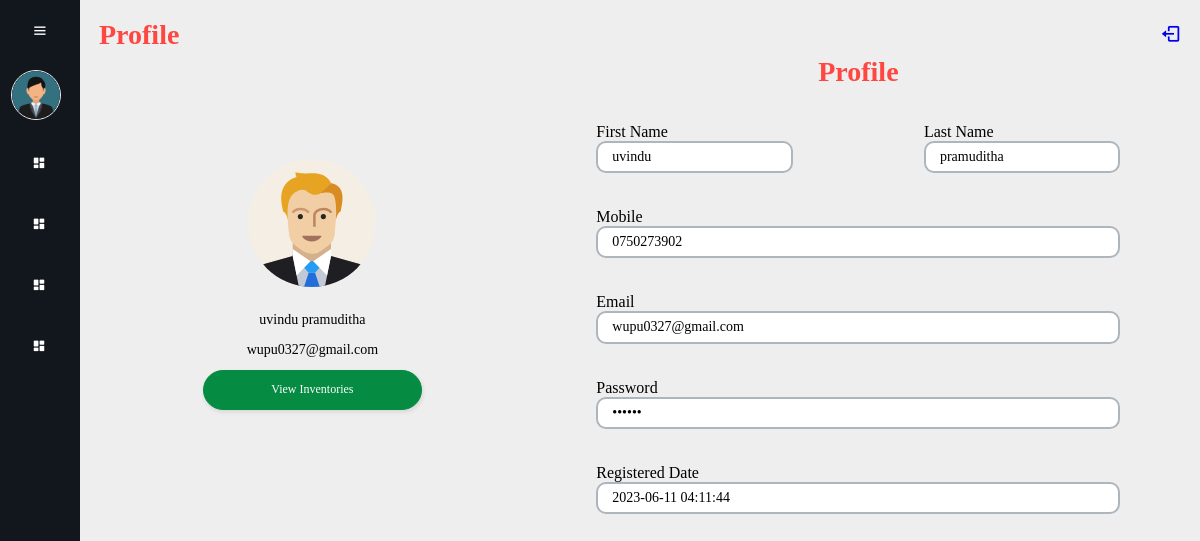
The page /viewAccountDetailsPub.php?email=wupu0327@gmail.com (signed in) on the database its author committed.
### tables this page shows
CREATE TABLE `profilepub_image` (
  `path_url` varchar(100) NOT NULL,
  `publisher_email` varchar(100) NOT NULL
);

CREATE TABLE `publisher` (
  `email` varchar(100) NOT NULL,
  `fname` varchar(50) NOT NULL,
  `lname` varchar(50) NOT NULL,
  `password` varchar(50) NOT NULL,
  `mobile` varchar(10) NOT NULL,
  `joined_date` datetime NOT NULL,
  `status` int(11) NOT NULL,
  `verification_code` varchar(20) NOT NULL
);

### viewAccountDetailsPub.php (the view, shortened to what this page needs)
<!DOCTYPE html>
<html>
<head>
	<link rel="stylesheet" href="style.css">
</head>
<body>
	<?php include "sideBarAdmin.php"; ?>
	<div class="main-content">
		<div class="nav">
			<div class="navbar-item">
				<h1>Profile</h1>
			</div>
			<div class="navbar-item">
                <a href="logout.php">
                    <i class='bx bx-log-out'></i>
                </a>
            </div>
		</div>
		<div class="container">
			<?php
            include 'connection.php';
            if ($_SERVER['REQUEST_METHOD'] == 'GET') {
                $email = $_GET['email'];
                $query = "SELECT * FROM `publisher` WHERE email = '$email'";
                $rs = mysqli_query($conn, $query);
                $image_query = "SELECT * FROM `profilepub_image` WHERE publisher_email ='$email' ";
                $image_rs = mysqli_query($conn, $image_query);
                $data = $rs->fetch_assoc();
                $image_data = $image_rs->fetch_assoc();
            }
            ?>
            <div class="col4">
                <div class="">
                    <div class="">
                    <?php
                    if (empty($image_data["path_url"])) {
                    ?>
                        <img src="resource/profile_img/user.png" id="viewImg" class="profile-img col3" width="150px" height="150px">
                    <?php
                    } else {
                    ?>
                        <img src="<?php echo ($image_data["path_url"]); ?>" id="viewImg" class="profile-img col3" width="150px" height="150px">
                    <?php
                    }
                    ?>
                    </div>
                    <center>
                        <span class="col4 margintop1"><?php echo ($data["fname"]); ?>&nbsp;<?php echo ($data["lname"]); ?></span>
                        <span class="col4 margintop1"><?php echo ($data["email"]); ?></span>
                    </center>
                    <div class="col5">
                        <button class="btn3" onclick="window.location.href='viewPublisherInventories.php?email=<?php echo "$email"; ?>'">View Inventories</button>
                    </div>
                </div>
            </div>
            <div class="col6">
                <div class="">
                    <div class="fheading">
                        <h4 class="fh2">Profile</h4>
                    </div>
                    <form>
                        <div class="row mt-4">
                            <div class="container margintop25">
                                <div class="col3">
                                    <label class="flable">First Name</label>
                                    <input type="text" class="fcontrol" value="<?php echo ($data["fname"]); ?>" name="fname" readonly/>
                                </div>
                                <div class="col3">
                                    <label class="flable">Last Name</label>
                                    <input type="text" class="fcontrol" value="<?php echo ($data["lname"]); ?>" name="lname" readonly/>
                                </div>
                            </div>
                            <div class="col8 margintop25">
                                <label class="flable">Mobile</label>
                                <input type="mobile" class="fcontrol" value="<?php echo ($data["mobile"]); ?>" name="mobile" readonly/>
                            </div>
                            <div class="col8 margintop25">
                                <label class="flable">Email</label>
                                <input type="email" class="fcontrol" value="<?php echo ($data["email"]); ?>" readonly />
                            </div>
                            <div class="col8 margintop25">
                                <label class="flable">Password</label>
                                <div class="">
                                    <input type="password" class="fcontrol" id="npi" value="<?php echo ($data["password"]); ?>" readonly>
                                </div>
                            </div>
                            <div class="col8 margintop25">
                                <label class="flable">Registered Date</label>
                                <input type="text" class="fcontrol" readonly value="<?php echo ($data["joined_date"]); ?>" readonly/>
                            </div>
                        </div>
                    </form>
                </div>
            </div>
        </div>
	</div>
</body>
</html>

### style.css (style rules this page uses)
* { font-family: 'Balsamiq Sans', cursive; font-size: 14px; margin: 0; padding: 0; box-sizing: border-box; }
.nav { display: flex; justify-content: space-between; align-items: center; margin: 5px; }
.navbar-item { color: #FF4742; }
.btn3 { background-color: #058c42; border: 1px solid #058c42; border-radius: 25px; box-shadow: rgba(0, 0, 0, 0.1) 1px 2px 4px; height: 40px; width: 100%; color: #FFFFFF; font-size: 12px; font-weight: 300; margin: 12px 0; }
.profile-img { border-radius: 100%; border: 1px solid #eee; }
.main-content { position: relative; background-color: #eee; min-height: 100vh; top: 0; left: 80px; transition: all 0.5s ease; width: calc(100% - 80px); padding: 1rem; }
.navbar-item h1 { font-size: 2rem; }
.navbar-item i { font-size: 1.5rem; }
.container { display: flex; width: 100%; margin: auto; }
.col3 { display: flex; flex-direction: column; width: 30%; margin: auto; }
.col4 { display: flex; flex-direction: column; width: 40%; margin: auto; }
.col5 { display: flex; flex-direction: column; width: 50%; margin: auto; }
.col6 { display: flex; flex-direction: column; width: 60%; margin: auto; }
.col8 { display: flex; flex-direction: column; width: 80%; margin: auto; }
.fheading { display: flex; justify-content: center; }
.fh2 { font-size: 28px; color: #FF4742; }
.flable { font-size: 16px; }
.fcontrol { width: 100%; height: 2.3rem; border-radius: 10px; border-color: #adb5bd; border-style: solid; padding: 1rem; }
.margintop25 { margin-top: 2.5rem; }
.margintop1 { margin-top: 1rem; }

### rows shown on the page
profilepub_image: path_url (picture)
publisher: fname "uvindu", lname "pramuditha", email "wupu0327@gmail.com", mobile "0750273902", joined_date "2023-06-11 04:11:44"
